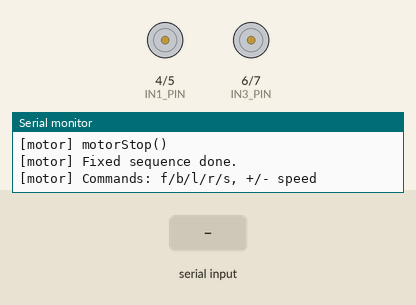
Bench run of a sketch on a simulated ESP32-S3. On the bench: motor-driver pin pairs drawn as motors (green arrow = first pin HIGH = forward, orange = second pin HIGH = backward, longer = more drive, scaled by the enable pin), the last lines printed to the serial monitor. The test bench sets the inputs (shaded band).

Above: at 7.7 s.
7.8 s: "+\n" received over Serial
9.3 s: "f\n" received over Serial
At 9.6 s:
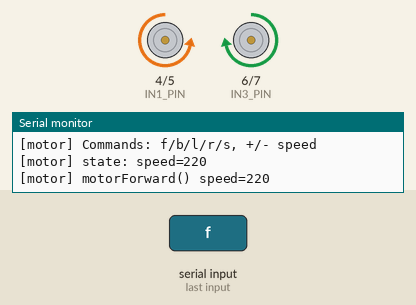
10.8 s: "s\n" received over Serial
At 11.9 s:
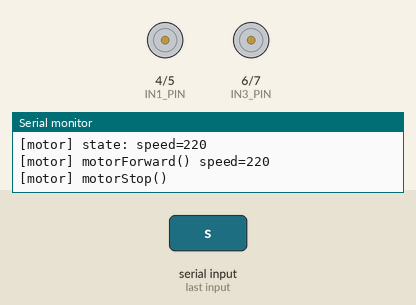
Timing chart, 0 to 13.8 s (numbered marks = the images above; inputs shaded):
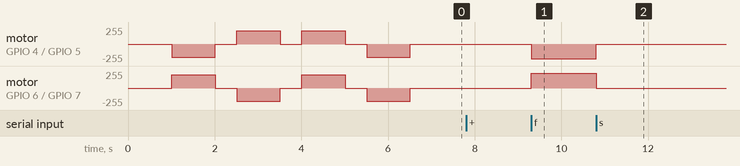

Measured:
- after the input at 9.3 s, motor on GPIO 4 (IN1_PIN) / GPIO 5 (IN2_PIN): stopped → backward 220/255 at once; motor on GPIO 6 (IN3_PIN) / GPIO 7 (IN4_PIN): stopped → forward 220/255 at once
- after the input at 10.8 s, motor on GPIO 4 (IN1_PIN) / GPIO 5 (IN2_PIN): backward 220/255 → stopped at once; motor on GPIO 6 (IN3_PIN) / GPIO 7 (IN4_PIN): forward 220/255 → stopped at once

The sketch:

test_motor_l298n.ino
```cpp
/*
 * Standalone bring-up sketch: L298N H-bridge, two DC motors (Sprint 2).
 *
 * Board: ESP32-S3 (e.g. ESP32-S3-DevKitC-1). No WiFi, no HTTP server --
 * this sketch only verifies the motor wiring and direction mapping.
 *
 * Pin mapping (ADJUST to your actual wiring). Chosen in the GPIO 1-21
 * range to stay clear of ESP32-S3 strapping pins (0, 3, 45, 46), the
 * pins reserved for integrated flash/PSRAM (commonly 26-37), and the
 * native USB pins (19/20) on boards that expose USB-OTG:
 *   IN1/IN2 -> left motor direction (L298N input A)
 *   IN3/IN4 -> right motor direction (L298N input B)
 *   ENA     -> left motor speed (PWM, via LEDC under analogWrite)
 *   ENB     -> right motor speed (PWM, via LEDC under analogWrite)
 *
 * On boot, runs one fixed sequence (forward/backward/left/right/stop)
 * with the car propped up so the wheels don't touch the ground. After
 * that, accepts Serial commands for repeated manual testing.
 *
 * Interactive commands still go over the USB-CDC Serial port (unchanged).
 * Diagnostic logs are additionally mirrored to a dedicated hardware UART
 * (DebugUART) so they can be read from an external USB-TTL adapter too.
 *
 * Open Serial Monitor at 115200 baud.
 * Serial commands:
 *   f  -> forward
 *   b  -> backward
 *   l  -> turn left
 *   r  -> turn right
 *   s  -> stop
 *   +/-  -> increase/decrease speed (0-255)
 */

// L298N wiring (ESP32-S3 GPIO -> L298N input pin):
//   IN1_PIN -> IN1, IN2_PIN -> IN2  (left motor / channel A direction)
//   IN3_PIN -> IN3, IN4_PIN -> IN4  (right motor / channel B direction)
//   ENA_PIN -> ENA (PWM, left motor speed), ENB_PIN -> ENB (PWM, right motor speed)
// Direction truth table per channel (e.g. left motor via IN1/IN2):
//   IN1=HIGH, IN2=LOW  -> spins forward
//   IN1=LOW,  IN2=HIGH -> spins backward
//   IN1=LOW,  IN2=LOW  -> coasts (motor disconnected, free spin)
//   IN1=HIGH, IN2=HIGH -> brakes (both terminals shorted) -- avoid, not used here
// ENA/ENB must also be HIGH (or a nonzero PWM value) for that channel to
// actually drive the motor; 0 on ENA/ENB stops it regardless of IN1/IN2.
#define IN1_PIN 4   // left motor direction pin A (-> L298N IN1)
#define IN2_PIN 5   // left motor direction pin B (-> L298N IN2)
#define IN3_PIN 6   // right motor direction pin A (-> L298N IN3)
#define IN4_PIN 7   // right motor direction pin B (-> L298N IN4)
#define ENA_PIN 15  // left motor speed, PWM (-> L298N ENA)
#define ENB_PIN 16  // right motor speed, PWM (-> L298N ENB)

// Dedicated hardware UART for debug logging only (separate from the
// USB-CDC Serial used for interactive f/b/l/r/s/+/- commands). Pins
// chosen within the safe GPIO 1-21 range, clear of the L298N pins above
// and of strapping/flash-PSRAM/native-USB pins.
#define DEBUG_UART_TX_PIN 17
#define DEBUG_UART_RX_PIN 18
#define DEBUG_UART_BAUD 115200
HardwareSerial DebugUART(1);

int motorSpeed = 200;

void logLine(const String &msg) {
  Serial.println(msg);
  DebugUART.println(msg);
}

void setLeftMotor(bool forward, bool reverse, int speed) {
  // Left motor is mounted mirrored relative to the right motor (common on
  // a differential-drive chassis), so IN1/IN2 are swapped here to make
  // "forward"/"reverse" match physical direction, not wiring polarity.
  digitalWrite(IN1_PIN, reverse ? HIGH : LOW);
  digitalWrite(IN2_PIN, forward ? HIGH : LOW);
  analogWrite(ENA_PIN, speed);
}

void setRightMotor(bool forward, bool reverse, int speed) {
  digitalWrite(IN3_PIN, forward ? HIGH : LOW);
  digitalWrite(IN4_PIN, reverse ? HIGH : LOW);
  analogWrite(ENB_PIN, speed);
}

void motorStop() {
  setLeftMotor(false, false, 0);
  setRightMotor(false, false, 0);
  logLine("[motor] motorStop()");
}

void motorForward(int speed) {
  setLeftMotor(true, false, speed);
  setRightMotor(true, false, speed);
  logLine(String("[motor] motorForward() speed=") + speed);
}

void motorBackward(int speed) {
  setLeftMotor(false, true, speed);
  setRightMotor(false, true, speed);
  logLine(String("[motor] motorBackward() speed=") + speed);
}

void motorLeft(int speed) {
  // Spin in place: left wheel backward, right wheel forward.
  setLeftMotor(false, true, speed);
  setRightMotor(true, false, speed);
  logLine(String("[motor] motorLeft() speed=") + speed);
}

void motorRight(int speed) {
  // Spin in place: left wheel forward, right wheel backward.
  setLeftMotor(true, false, speed);
  setRightMotor(false, true, speed);
  logLine(String("[motor] motorRight() speed=") + speed);
}

void printState() {
  logLine(String("[motor] state: speed=") + motorSpeed);
}

void runFixedSequence() {
  logLine("[motor] Running fixed bring-up sequence (car must be propped up)...");
  motorForward(motorSpeed);
  delay(1000);
  motorStop();
  delay(500);
  motorBackward(motorSpeed);
  delay(1000);
  motorStop();
  delay(500);
  motorLeft(motorSpeed);
  delay(1000);
  motorStop();
  delay(500);
  motorRight(motorSpeed);
  delay(1000);
  motorStop();
  logLine("[motor] Fixed sequence done.");
}

void setup() {
  Serial.begin(115200);
  DebugUART.begin(DEBUG_UART_BAUD, SERIAL_8N1, DEBUG_UART_RX_PIN, DEBUG_UART_TX_PIN);
  delay(1000);
  logLine("");
  logLine("[motor] Test sketch starting...");

  pinMode(IN1_PIN, OUTPUT);
  pinMode(IN2_PIN, OUTPUT);
  pinMode(IN3_PIN, OUTPUT);
  pinMode(IN4_PIN, OUTPUT);
  pinMode(ENA_PIN, OUTPUT);
  pinMode(ENB_PIN, OUTPUT);
  motorStop();

  runFixedSequence();

  logLine("[motor] Commands: f/b/l/r/s, +/- speed");
}

void loop() {
  if (!Serial.available()) return;

  String line = Serial.readStringUntil('\n');
  line.trim();
  line.toLowerCase();
  if (line.length() == 0) return;

  if (line == "f") {
    motorForward(motorSpeed);
  } else if (line == "b") {
    motorBackward(motorSpeed);
  } else if (line == "l") {
    motorLeft(motorSpeed);
  } else if (line == "r") {
    motorRight(motorSpeed);
  } else if (line == "s") {
    motorStop();
  } else if (line == "+") {
    motorSpeed = min(255, motorSpeed + 20);
    printState();
  } else if (line == "-") {
    motorSpeed = max(0, motorSpeed - 20);
    printState();
  } else {
    logLine("[motor] Comando no reconocido. f/b/l/r/s, +/- speed");
  }
}
```
